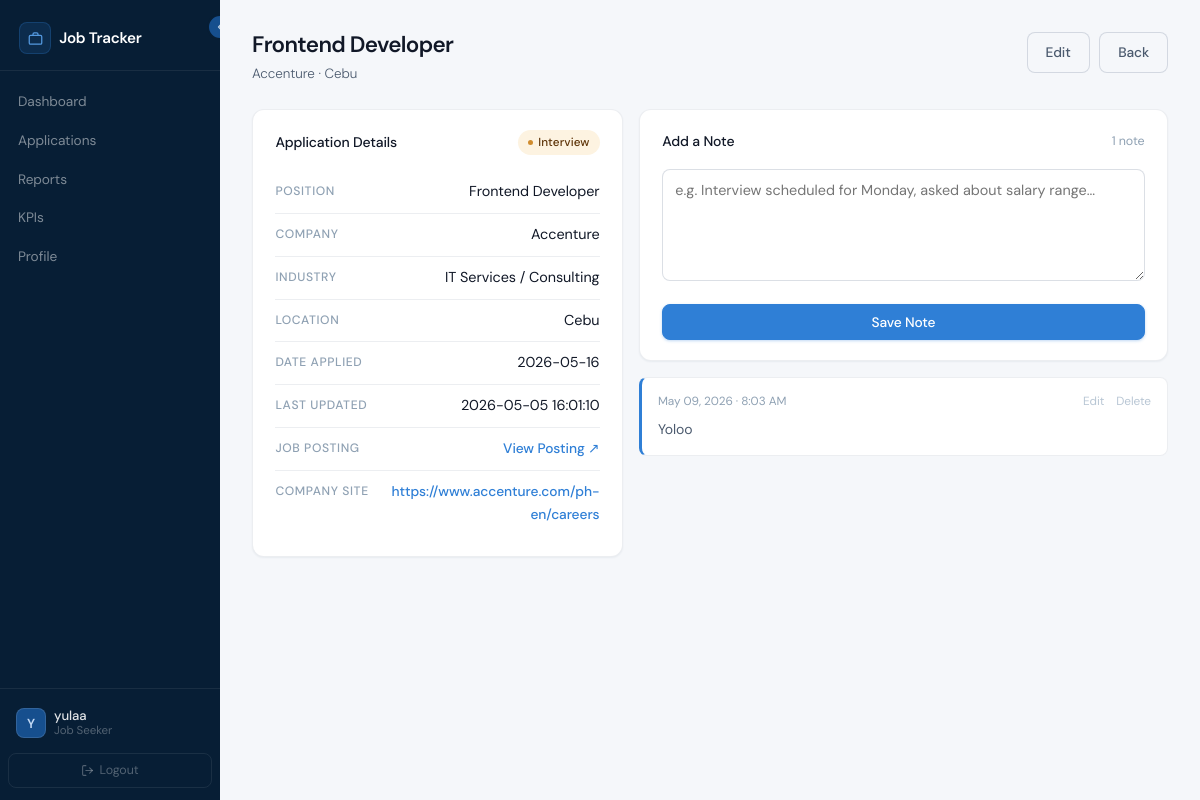
/pages/view_application.php?id=3 (signed in), run on the app's committed database.
### tables this page shows
CREATE TABLE `applications` (
  `application_id` int(11) NOT NULL,
  `user_id` int(11) NOT NULL,
  `company_id` int(11) NOT NULL,
  `status_id` int(11) NOT NULL,
  `position` varchar(150) NOT NULL,
  `applied_date` date NOT NULL,
  `job_url` varchar(255) NOT NULL,
  `updated_at` timestamp NOT NULL DEFAULT current_timestamp() ON UPDATE current_timestamp()
);

CREATE TABLE `companies` (
  `company_id` int(11) NOT NULL,
  `name` varchar(100) NOT NULL,
  `industry` varchar(100) NOT NULL,
  `website` varchar(255) NOT NULL,
  `location` varchar(100) DEFAULT NULL
);

CREATE TABLE `statuses` (
  `status_id` int(11) NOT NULL,
  `label` varchar(50) NOT NULL,
  `sort_order` int(11) DEFAULT NULL
);

CREATE TABLE `notes` (
  `note_id` int(11) NOT NULL,
  `application_id` int(11) NOT NULL,
  `user_id` int(11) NOT NULL,
  `content` text NOT NULL,
  `created_at` timestamp NOT NULL DEFAULT current_timestamp()
);

### pages/view_application.php (the view, shortened to what this page needs)
<?php
$conn = get_conn();
$user_id = $_SESSION['user_id'];
$id      = intval($_GET['id'] ?? 0);
$stmt = mysqli_prepare($conn, "
    SELECT a.*, c.name AS company, c.industry, c.website, c.location,
           s.label AS status, a.company_id, a.status_id
    FROM applications a
    JOIN companies c ON a.company_id = c.company_id
    JOIN statuses  s ON a.status_id  = s.status_id
    WHERE a.application_id = ? AND a.user_id = ?
");
mysqli_stmt_bind_param($stmt, "ii", $id, $user_id);
mysqli_stmt_execute($stmt);
$app = mysqli_fetch_assoc(mysqli_stmt_get_result($stmt));
$notes = mysqli_query($conn, "
    SELECT note_id, content, created_at FROM notes
    WHERE application_id = $id AND user_id = $user_id
    ORDER BY created_at DESC
");
$note_count = mysqli_num_rows($notes);
?>
<!DOCTYPE html>
<html lang="en">
<head>
  <link rel="stylesheet" href="../css/style.css">
</head>
<body>
<?php include "../includes/header.php"; ?>
<div class="container">
  <div class="page-header">
    <div>
      <h1><?= htmlspecialchars($app['position']) ?></h1>
      <p class="page-subtitle">
        <?= htmlspecialchars($app['company']) ?>
        <?php if ($app['location']): ?> · <?= htmlspecialchars($app['location']) ?><?php endif; ?>
      </p>
    </div>
    <div style="display:flex;gap:.6rem;">
      <button class="btn btn-secondary" onclick="openEditModal()">Edit</button>
      <a href="applications.php" class="btn btn-secondary">Back</a>
    </div>
  </div>
  <div class="detail-grid">
    <div class="dash-card">
      <div class="dash-card-header">
        <h2>Application Details</h2>
        <span class="badge badge-<?= strtolower(str_replace(' ', '-', $app['status'])) ?>">
          <?= htmlspecialchars($app['status']) ?>
        </span>
      </div>
      <div class="detail-list">
        <div class="detail-row">
          <span class="detail-label">Position</span>
          <span class="detail-value"><?= htmlspecialchars($app['position']) ?></span>
        </div>
        <div class="detail-row">
          <span class="detail-label">Company</span>
          <span class="detail-value"><?= htmlspecialchars($app['company']) ?></span>
        </div>
        <?php if ($app['industry']): ?>
        <div class="detail-row">
          <span class="detail-label">Industry</span>
          <span class="detail-value"><?= htmlspecialchars($app['industry']) ?></span>
        </div>
        <?php endif; ?>
        <?php if ($app['location']): ?>
        <div class="detail-row">
          <span class="detail-label">Location</span>
          <span class="detail-value"><?= htmlspecialchars($app['location']) ?></span>
        </div>
        <?php endif; ?>
        <div class="detail-row">
          <span class="detail-label">Date Applied</span>
          <span class="detail-value"><?= $app['applied_date'] ?></span>
        </div>
        <div class="detail-row">
          <span class="detail-label">Last Updated</span>
          <span class="detail-value"><?= $app['updated_at'] ?></span>
        </div>
        <?php if ($app['job_url']): ?>
        <div class="detail-row">
          <span class="detail-label">Job Posting</span>
          <span class="detail-value">
            <a href="<?= htmlspecialchars($app['job_url']) ?>" target="_blank" class="detail-link">View Posting ↗</a>
          </span>
        </div>
        <?php endif; ?>
        <?php if ($app['website']): ?>
        <div class="detail-row">
          <span class="detail-label">Company Site</span>
          <span class="detail-value">
            <a href="<?= htmlspecialchars($app['website']) ?>" target="_blank" class="detail-link">
              <?= htmlspecialchars($app['website']) ?>
            </a>
          </span>
        </div>
        <?php endif; ?>
      </div>
    </div>
    <div>
      <div class="dash-card" style="margin-bottom:1rem;">
        <div class="dash-card-header">
          <h2>Add a Note</h2>
          <span style="font-size:0.78rem;color:var(--text-muted);"><?= $note_count ?> note<?= $note_count !== 1 ? 's' : '' ?></span>
        </div>
        <form method="POST" action="">
          <div class="form-group">
            <textarea name="content" rows="4"
              placeholder="e.g. Interview scheduled for Monday, asked about salary range..."
              required></textarea>
          </div>
          <button type="submit" name="add_note" class="btn btn-primary" style="width:100%;margin-top:0;">
            Save Note
          </button>
        </form>
      </div>
      <div class="notes-list">
        <?php if ($note_count === 0): ?>
          <div class="empty-msg">No notes yet. Add your first note above.</div>
        <?php else: ?>
          <?php while ($note = mysqli_fetch_assoc($notes)): ?>
          <div class="note-card">
            <div class="note-meta">
              <span class="note-date"><?= date('M d, Y · g:i A', strtotime($note['created_at'])) ?></span>
              <div style="display:flex;gap:.75rem;">
                <a href="#"
                   class="note-delete edit-note-btn"
                   data-id="<?= $note['note_id'] ?>"
                   data-content="<?= htmlspecialchars($note['content'], ENT_QUOTES) ?>">Edit</a>
                <a href="view_application.php?id=<?= $id ?>&delete_note=<?= $note['note_id'] ?>"
                   class="note-delete"
                   onclick="return confirm('Delete this note?')">Delete</a>
              </div>
            </div>
            <p class="note-content"><?= nl2br(htmlspecialchars($note['content'])) ?></p>
          </div>
          <?php endwhile; ?>
        <?php endif; ?>
      </div>
    </div>
  </div>
</div>
<?php include "../includes/footer.php"; ?>

### data on the page
applications: position "Frontend Developer", company.name "Accenture", company.location "Cebu", status.label "Interview", company.industry "IT Services / Consulting", applied_date "2026-05-16", updated_at "2026-05-05 16:01:10", company.website "https://www.accenture.com/ph-en/careers"
notes: created_at "May 09, 2026 · 8:03 AM", content "Yoloo"

### other printed values
substr($_SESSION['username'] ?? 'U', 0, 1) "Y"
$_SESSION['username'] "yulaa"
$note_count "1"
